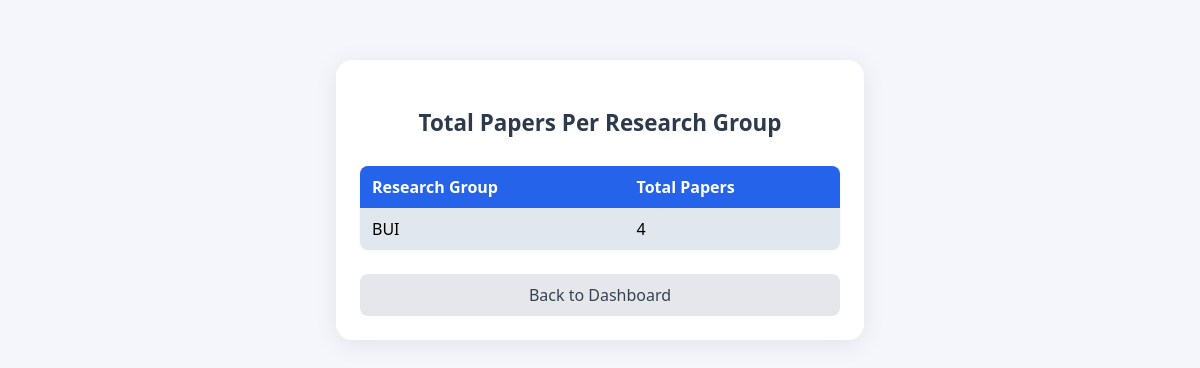
The app's page /report/total-papers-per-group/, older data.
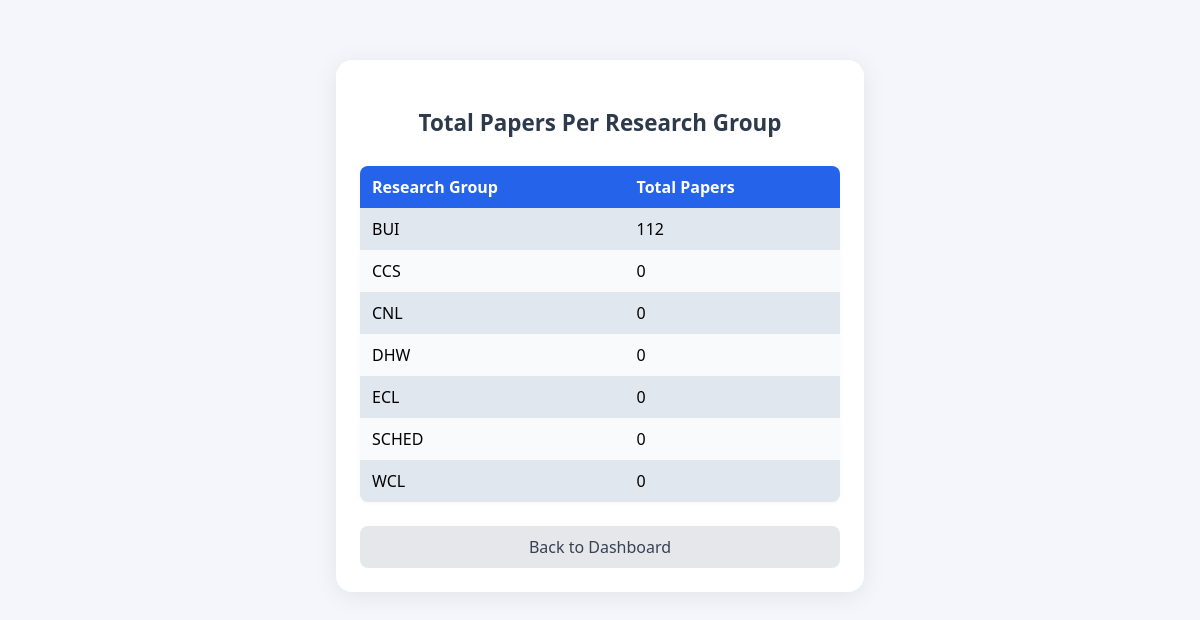
The same page, newer data.
### research/models.py (models this page shows, shortened)
class ResearchGroup(models.Model):
    name = models.CharField(max_length=255, unique=True)

### research/views.py (the view)
# urls.py: path('report/total-papers-per-group/', views.report_total_papers_per_group, name='report_total_papers_per_group'),
def report_total_papers_per_group(request):
    data = get_total_papers_per_group()
    return render(request, 'research/report_total_papers_per_group.html', {'data': data})

### research/views.py (called while the page is built)
def get_total_papers_per_group():
    result = {}
    for group in ResearchGroup.objects.all():
        authors = Author.objects.filter(research_group=group)
        pub_ids = set()
        for author in authors:
            pub_ids.update(author.authorpublication_set.values_list('publication_id', flat=True))
        result[group.name] = len(pub_ids)
    return result

### research/templates/research/report_total_papers_per_group.html (shortened to what this page needs)
<!DOCTYPE html>
<html lang="en">
<head>
</head>
<body>
  <div class="container">
    <h1>Total Papers Per Research Group</h1>
    <table>
      <tr><th>Research Group</th><th>Total Papers</th></tr>
      {% for group, count in data.items %}
        <tr><td>{{ group }}</td><td>{{ count }}</td></tr>
      {% endfor %}
    </table>
    <a class="back-link" href="{% url 'index' %}">Back to Dashboard</a>
  </div>
</body>
</html>

Row changes from the older to the newer data that the page shows:
added ResearchGroup: data "CCS"
added ResearchGroup: data "CNL"
added ResearchGroup: data "DHW"
added ResearchGroup: data "ECL"
added ResearchGroup: data "SCHED"
added ResearchGroup: data "WCL"
Text that changed along with them:
new list line: "BUI"
new list line: "112"
new list line: "0"
list line gone: "BUI"
list line gone: "4"
